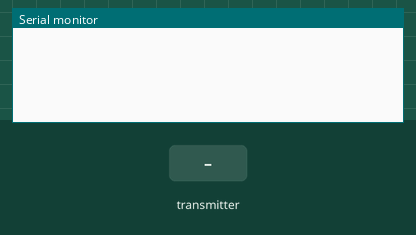
Bench run of a sketch on a simulated Arduino Uno, built with avr-gcc and run on an emulated ATmega328P. Shown: the last lines printed to the serial monitor. The test bench sets the inputs (shaded band). No radio packets arrive unless stated.

Above: at 1.2 s.
1.3 s: the transmitter starts sending values.0 = 0
At 1.37 s:
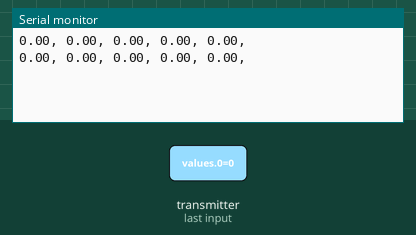
3.2 s: the transmitter starts sending values.1 = 25
At 3.37 s:
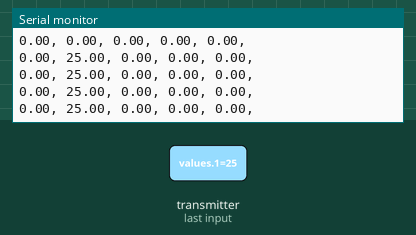
4.7 s: the transmitter starts sending values.2 = 25
At 4.82 s:
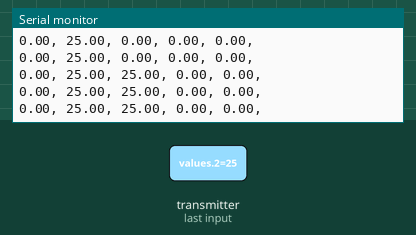
6.2 s: the transmitter starts sending values.3 = 25
At 6.37 s:
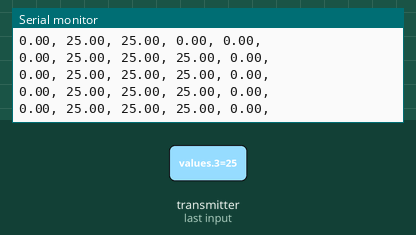
9.2 s: the transmitter starts sending values.4 = 0
10.7 s: the transmitter starts sending values.3 = 50
At 10.87 s:
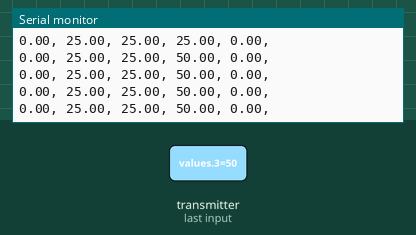
Timing chart, 0 to 13.7 s (numbered marks = the images above; inputs shaded):
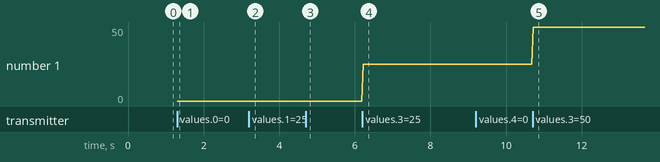

Measured:
- after the input at 1.3 s, the serial monitor: prints a new line at once (image 1)
- after the input at 3.2 s, the serial monitor: prints a new line at once (image 2)
- after the input at 4.7 s, the serial monitor: prints a new line at once (image 3)
- after the input at 6.2 s, the serial monitor: prints a new line at once (image 4)
- after the input at 10.7 s, the serial monitor: prints a new line at once (image 5)
- plotted number 1: 25 → 50 after the input at 10.7 s

The sketch:

Receiver.ino
```cpp
#include "nRF24L01.h"
#include "RF24.h"
#include "SPI.h"

const uint64_t address = 250;

RF24 radio = RF24(9, 10);
float values[5];
char str[64] = "";

void setup() {
  Serial.begin(9600);

  radio.begin();
  radio.openReadingPipe(0, address);
  radio.startListening();
}

void loop() {
  if(radio.available())
  {
     memset(str, 0, sizeof(str));
     radio.read(&values, sizeof(values));
     for(int i = 0; i < 5; i++)
     {
      //Get (3 max whole number with 2 decimal point value (5 bytes) /w decimal point (6 bytes) + "," + end char) from value
      char valString[8];
      dtostrf(values[i], -7, 2, valString);
      trimCh(valString);
      strcat(str, valString);
      strcat(str, ", ");
     }
     Serial.println(str);
  }
}

//Trim char[]
void trimCh(char *str)
{
  char *p = strchr(str, ' '); //Search for space
  if(p) *p = 0; //Terminate
}
```
